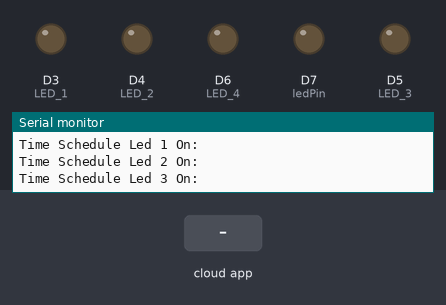
Bench run of a sketch on a simulated ESP8266 (Wemos D1 mini). On the bench: output pins drawn as LEDs (lit = HIGH), the last lines printed to the serial monitor. The inputs (shaded band) are chosen by the test bench. WiFi joins after 1.5 s; servers stay silent unless stated; uploads are accepted with an empty reply; the local clock reads 2024-03-15 10:24:30 at power-on unless the sketch sets it; the Firebase database answers and starts empty.

Above: at 2.7 s.
2.8 s: the phone or cloud app sets DEN1 to 1
At 4.9 s:
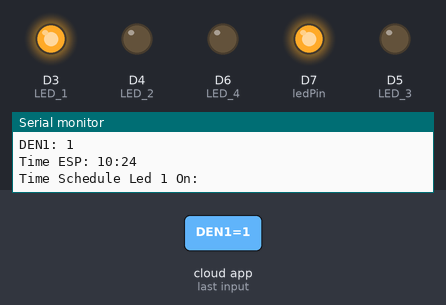
5.7 s: the phone or cloud app sets DEN4 to 1
At 8.4 s:
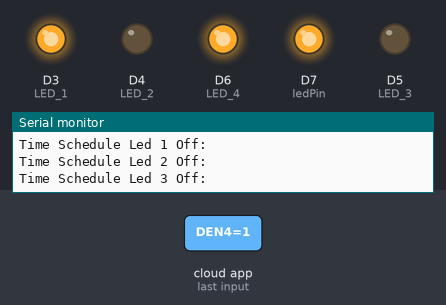
8.7 s: the phone or cloud app sets DEN2 to 1
At 10.7 s:
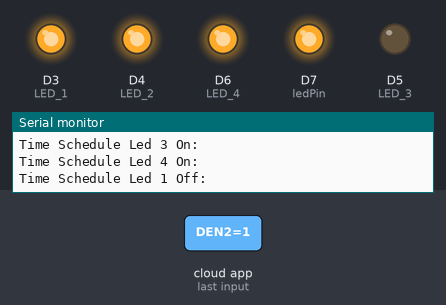
11.0 s: the phone or cloud app sets DEN3 to 1
At 13.1 s:
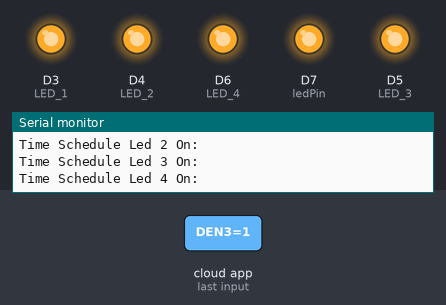
13.8 s: the phone or cloud app sets DEN1 to 0
At 15.6 s:
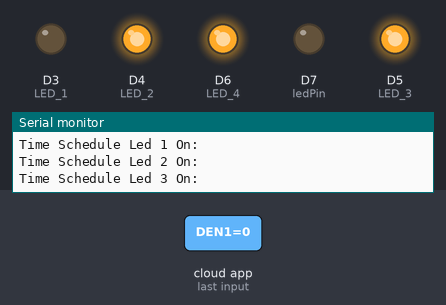
16.0 s: the phone or cloud app sets DEN2 to 2
At 18.4 s:
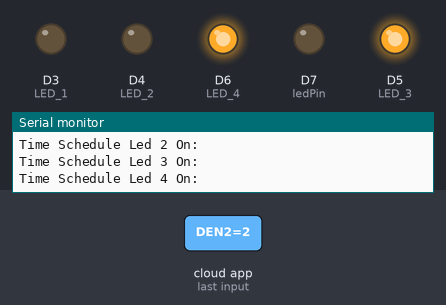
Timing chart, 0 to 19.9 s (numbered marks = the images above; inputs shaded):
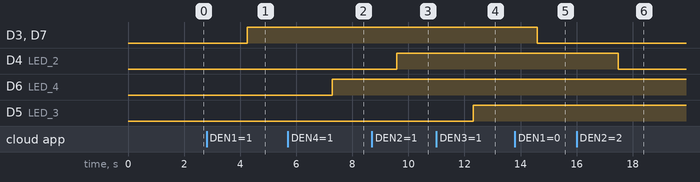

Measured:
- after the input at 2.8 s, D3 (LED_1), D7 (ledPin): LOW → HIGH after 1.5 s
- after the input at 5.7 s, D6 (LED_4): LOW → HIGH after 1.6 s
- after the input at 8.7 s, D4 (LED_2): LOW → HIGH after 0.88 s
- after the input at 11.0 s, D5 (LED_3): LOW → HIGH after 1.3 s
- after the input at 13.8 s, D3 (LED_1), D7 (ledPin): HIGH → LOW after 0.80 s
- after the input at 16.0 s, D4 (LED_2): HIGH → LOW after 1.5 s

The sketch:

ARDUINO_CODE.ino
```cpp
#include <FirebaseESP8266.h>
#include <ESP8266WiFi.h>
#include <time.h>
#include <ArduinoJson.h>//ArduinoJson 5
#include <ESP8266HTTPClient.h>

// Set these to run example.
const int LED_1 = D3;
const int LED_2 = D4;
const int LED_3 = D5;
const int LED_4 = D6;
const int ledPin = D7;
const int high = 255;
const int low = 0;
WiFiServer server(80);
int timezone = 7 * 3600;
int dst = 0;
#define FIREBASE_HOST "https://test-1f0cf-default-rtdb.asia-southeast1.firebasedatabase.app/"
#define FIREBASE_AUTH "m2Za0hknbF68FZBbdwdcDiTJubBt6QhI167A8c3s"

#define WIFI_SSID "nth22"
#define WIFI_PASSWORD "22102210"
//Define the Firebase Data object
FirebaseData fbdo, fbdo_1, fbdo_2, fbdo_3, fbdo_4 ;
StaticJsonBuffer<300> JSONbuffer;   //Declaring static JSON buffer
HTTPClient http;    //Declare object of class HTTPClient
WiFiClient client;

void setup() {
  Serial.begin(9600);
  pinMode(ledPin, OUTPUT);
  digitalWrite(ledPin, LOW);

  // Connect to WiFi network
  Serial.println();
  Serial.println();
  Serial.print("Connecting to ");
  Serial.println(WIFI_SSID);

  WiFi.begin(WIFI_SSID, WIFI_PASSWORD);
  Serial.print("connecting");
  while (WiFi.status() != WL_CONNECTED) {
    Serial.print(".");
    delay(500);
  }
  Serial.println();
  Serial.print("connected: ");
  Serial.println(WiFi.localIP());

  // Start the server
  server.begin();
  Serial.println("Server started");

  // Print the IP address
  Serial.print("Use this URL : ");
  Serial.print("http://");
  Serial.print(WiFi.localIP());
  Serial.println("/");

  Firebase.begin(FIREBASE_HOST, FIREBASE_AUTH);
  configTime(timezone, dst, "pool.ntp.org","time.nist.gov");
}
void loop() {

    if (Firebase.getString(fbdo,"/WEMOSD1/BULB/DEN1/DEN1")) {
      Serial.println("DEN1: " + fbdo.stringData());
      if(fbdo.stringData()=="1"){
        analogWrite(LED_1, high);
        digitalWrite(ledPin, HIGH);
        }
      else if(fbdo.stringData()=="0"){
        analogWrite(LED_1, low);
        digitalWrite(ledPin, LOW);
        }
      else if(fbdo.stringData()=="2"){
        if (Firebase.getFloat(fbdo,"/Brightness1")) {
          Serial.println(fbdo.floatData());
          analogWrite(LED_1,fbdo.floatData()*2.55);
        }
       }
    }
    if (Firebase.getString(fbdo_1,"/WEMOSD1/BULB/DEN2/DEN2")) {
      if(fbdo_1.stringData()=="1"){
        analogWrite(LED_2, high);
        }
      else if(fbdo_1.stringData()=="0"){
        analogWrite(LED_2, low);
        }
      else if(fbdo_1.stringData()=="2"){
        if (Firebase.getFloat(fbdo_1,"/Brightness2")) {
          Serial.println(fbdo_1.floatData());
          analogWrite(LED_2,fbdo_1.floatData()*2.55);
        }
       }
    }
    if (Firebase.getString(fbdo_2,"/WEMOSD1/BULB/DEN3/DEN3")) {
      if(fbdo_2.stringData()=="1"){
        analogWrite(LED_3, high);
        }
      else if(fbdo_2.stringData()=="0"){
        analogWrite(LED_3, low);
        }
      else if(fbdo_2.stringData()=="2"){
        if (Firebase.getFloat(fbdo_2,"/Brightness3")) {
          Serial.println(fbdo_2.floatData());
          analogWrite(LED_3,fbdo_2.floatData()*2.55);
        }
       }
    }
    if (Firebase.getString(fbdo_3,"/WEMOSD1/BULB/DEN4/DEN4")) {
      if(fbdo_3.stringData()=="1"){
        analogWrite(LED_4, high);
        digitalWrite(LED_4, HIGH);
        Serial.print("DEN4: ");
        Serial.println(fbdo_3.stringData());
        }
      else if(fbdo_3.stringData()=="0"){
        analogWrite(LED_4, low);
        digitalWrite(LED_4, LOW);
        Serial.print("DEN4: ");
        Serial.println(fbdo_3.stringData());
        }
      else if(fbdo_3.stringData()=="2"){
        if (Firebase.getFloat(fbdo_3,"/Brightness4")) {
          Serial.println(fbdo_3.floatData());
          analogWrite(LED_4,fbdo_3.floatData()*2.55);
        }
       }
    }
    time_t now = time(nullptr);
    struct tm* p_tm = localtime(&now);
    String YYYY = (String)(1900 + p_tm->tm_year); // timeinfo.tm_year gives years since 1900
    String MM = (String)(1 + p_tm->tm_mon); // timeinfo.tm_mon gives months since january ie 0 - 11;
    String DD = (String)p_tm->tm_mday;
    String ESP_hour=(String)p_tm->tm_hour;
    String ESP_min=(String)p_tm->tm_min;
    String ESP_sec=(String)p_tm->tm_sec;
    if((int)p_tm->tm_mon + 1 <10){
      MM="0" + MM;
      }
    if((int)p_tm->tm_mday <10){
      DD="0" + DD;
      }
    if((int)p_tm->tm_min <10){
      ESP_min="0" + ESP_min;
      }
    if((int)p_tm->tm_hour <10){
      ESP_hour="0" + ESP_hour;
      }
    if((int)p_tm->tm_sec <10){
      ESP_sec="0" + ESP_sec;
      }
    String ESP_time = ESP_hour + ":" + ESP_min;
    String ESP_datetime = YYYY + "-" + MM + "-" + DD + " " + ESP_hour + ":" + ESP_min + ":" + ESP_sec;
    Serial.println("Time ESP: " + ESP_time);

  // TURN LED ON
  if (Firebase.getString(fbdo,"/Sche_On_1")) {
      if(fbdo.stringData() != "0"){
        Serial.println("Time Schedule Led 1 On: " + fbdo.stringData());
        if(fbdo.stringData()== ESP_time){
          digitalWrite(LED_1, HIGH);
          digitalWrite(ledPin, HIGH);
          Firebase.setString(fbdo,"/WEMOSD1/BULB/DEN1/DEN1", "1");
          Firebase.setFloat(fbdo,"/Brightness1", 100);
          Firebase.setString(fbdo,"/Sche_On_1", "0");
        }
    }}
   if (Firebase.getString(fbdo_1,"/Sche_On_2")) {
      if(fbdo_1.stringData() != "0"){
        Serial.println("Time Schedule Led 2 On: " + fbdo_1.stringData());
       if(fbdo_1.stringData()==ESP_time){
          digitalWrite(LED_2, HIGH);
          Firebase.setString(fbdo_1,"/WEMOSD1/BULB/DEN2/DEN2", "1");
          Firebase.setFloat(fbdo_1,"/Brightness2", 100);
          Firebase.setString(fbdo_1,"/Sche_On_2", "0");
        }
    }}
  if (Firebase.getString(fbdo_2,"/Sche_On_3")) {
      if(fbdo_2.stringData() != "0"){
        Serial.println("Time Schedule Led 3 On: " + fbdo_2.stringData());
       if(fbdo_2.stringData()==ESP_time){
          digitalWrite(LED_3, HIGH);
          Firebase.setString(fbdo_2,"/WEMOSD1/BULB/DEN3/DEN3", "1");
          Firebase.setFloat(fbdo_2,"/Brightness3", 100);
          Firebase.setString(fbdo_2,"/Sche_On_3", "0");
        }
    }}
   if (Firebase.getString(fbdo_3,"/Sche_On_4")) {
      if(fbdo_3.stringData() != "0"){
        Serial.println("Time Schedule Led 4 On: " + fbdo_3.stringData());
       if(fbdo_3.stringData()==ESP_time){
          digitalWrite(LED_4, HIGH);
          Firebase.setString(fbdo_3,"/WEMOSD1/BULB/DEN4/DEN4", "1");
          Firebase.setFloat(fbdo_3,"/Brightness4", 100);
          Firebase.setString(fbdo_3,"/Sche_On_4", "0");
        }
    }}


  // TURN LED OFF
  if (Firebase.getString(fbdo,"/Sche_Off_1")) {
      if(fbdo.stringData() != "0"){
        Serial.println("Time Schedule Led 1 Off: " + fbdo.stringData());
        if(fbdo.stringData()==ESP_time){
          digitalWrite(LED_1, LOW);
          digitalWrite(ledPin, LOW);
          Firebase.setString(fbdo,"/WEMOSD1/BULB/DEN1/DEN1", "0");
          Firebase.setFloat(fbdo,"/Brightness1", 0);
          Firebase.setString(fbdo,"/Sche_Off_1", "0");
        }
    }}
   if (Firebase.getString(fbdo_1,"/Sche_Off_2")) {
      if(fbdo_1.stringData() != "0"){
        Serial.println("Time Schedule Led 2 Off: " + fbdo_1.stringData());
        if(fbdo_1.stringData()==ESP_time){
          digitalWrite(LED_2, LOW);
          Firebase.setString(fbdo_1,"/WEMOSD1/BULB/DEN2/DEN2", "0");
          Firebase.setFloat(fbdo_1,"/Brightness2", 0);
          Firebase.setString(fbdo_1,"/Sche_Off_2", "0");
        }
    }}
  if (Firebase.getString(fbdo_2,"/Sche_Off_3")) {
      if(fbdo_2.stringData() != "0"){
        Serial.println("Time Schedule Led 3 Off: " + fbdo_2.stringData());
        if(fbdo_2.stringData()==ESP_time){
          digitalWrite(LED_3, LOW);
          Firebase.setString(fbdo_2,"/WEMOSD1/BULB/DEN3/DEN3", "0");
          Firebase.setFloat(fbdo_2,"/Brightness3", 0);
          Firebase.setString(fbdo_2,"/Sche_Off_3", "0");
        }
    }}
  if (Firebase.getString(fbdo_3,"/Sche_Off_4")) {
      if(fbdo_3.stringData() != "0"){
        Serial.println("Time Schedule Led 4 Off: " + fbdo_3.stringData());
        if(fbdo_3.stringData()==ESP_time){
          digitalWrite(LED_4, LOW);
          Firebase.setString(fbdo_3,"/WEMOSD1/BULB/DEN4/DEN4", "0");
          Firebase.setFloat(fbdo_3,"/Brightness4", 0);
          Firebase.setString(fbdo_3,"/Sche_Off_4", "0");
        }
    }}
  JsonObject& JSONencoder = JSONbuffer.createObject();
  JSONencoder["message"] = "this is a message of API";
  JSONencoder["data"] = ESP_datetime;
  Serial.println("Date Time ESP: " + ESP_datetime);
  char JSONmessageBuffer[300] = "";
  JSONencoder.prettyPrintTo(JSONmessageBuffer, sizeof(JSONmessageBuffer));
  Serial.println(JSONmessageBuffer);
  http.begin(client, "http://192.168.235.94:5000/postwemosd1");      //Specify request destination
  http.addHeader("Content-Type", "application/json");  //Specify content-type header
  int httpCode = http.POST(JSONmessageBuffer);   //Send the request
  Serial.println(httpCode);
  JSONencoder["message"] = "";
  JSONencoder["data"] = "";
  JSONbuffer.clear();
  delay(500);

}
```
